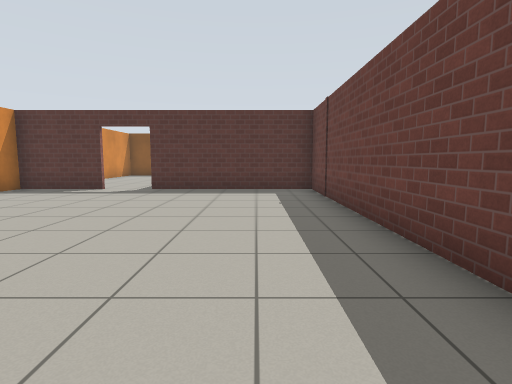
[1] (above)

19 first-person views from a walk through a robot-simulator world made for Gazebo. The camera is 0.94 m above the floor, tilts 6° down and sees 80° across. The floor is counted in squares, 1 m on a side. Each view is taken from the middle of a square. On the plan, view 1 faces up. The plan holds only what a view shows up to about 11 squares ahead; the rest is blank. Simple patterns stand in for the simulator's built-in surfaces.

[2]
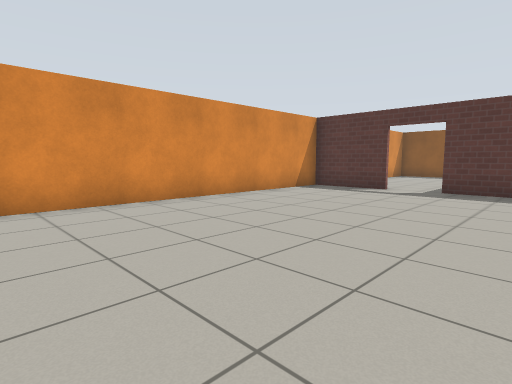

[3]
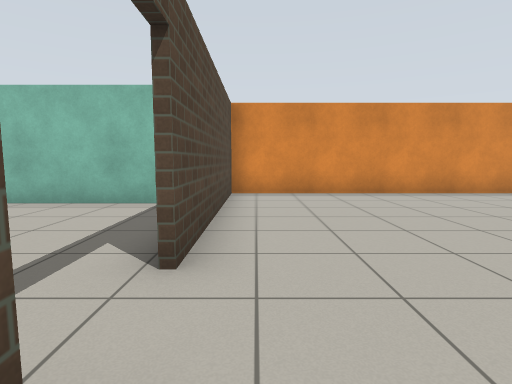

[4]
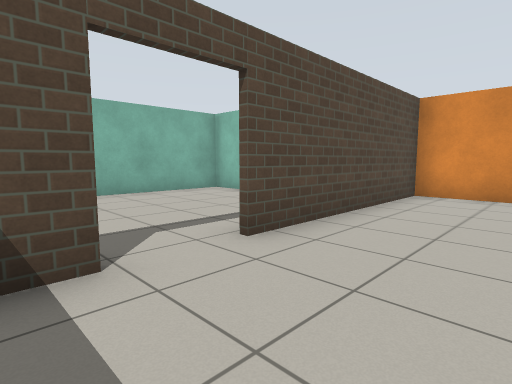

[5]
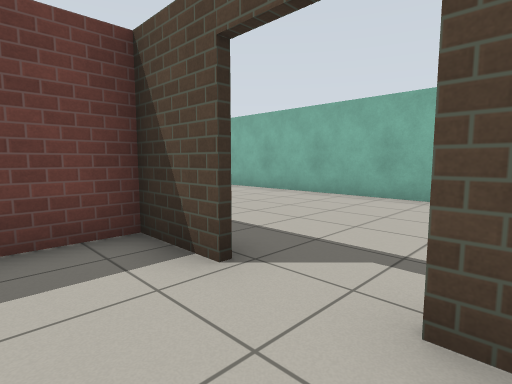

[6]
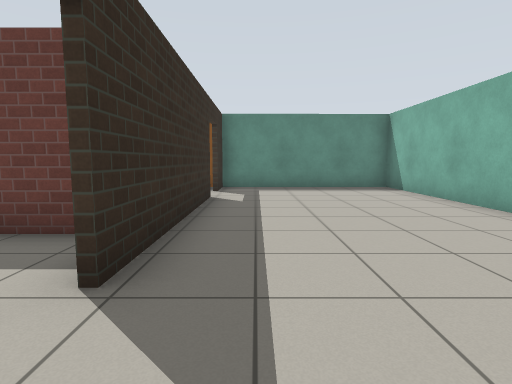

[7]
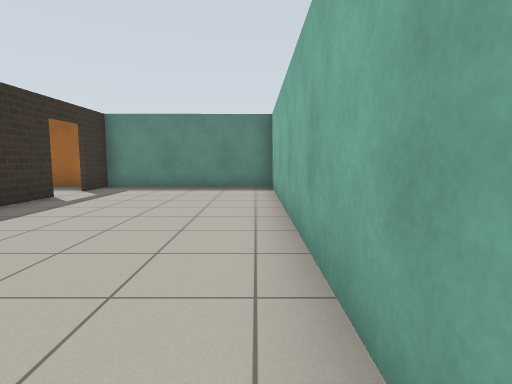

[8]
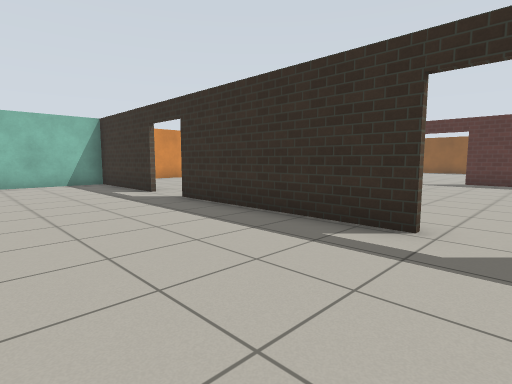

[9]
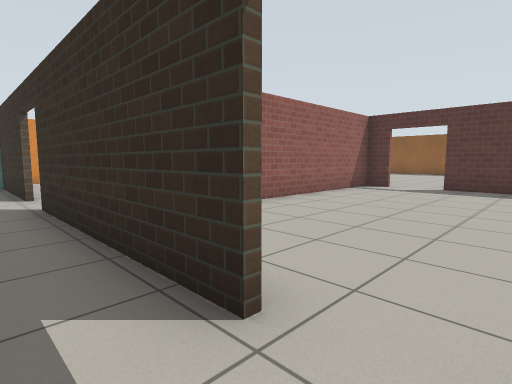

[10]
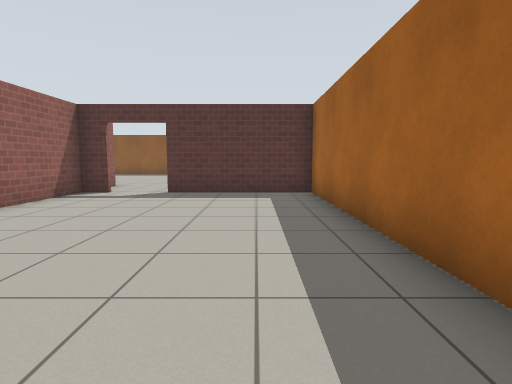

[11]
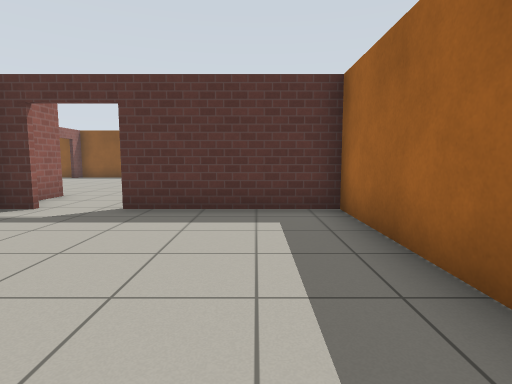

[12]
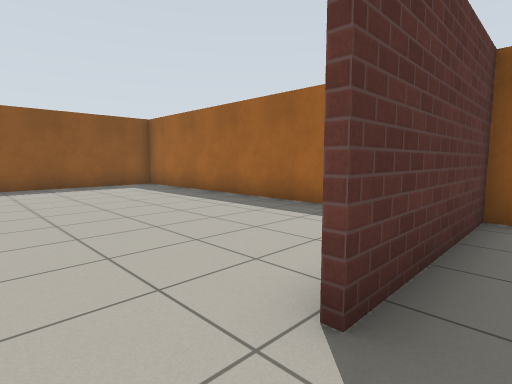

[13]
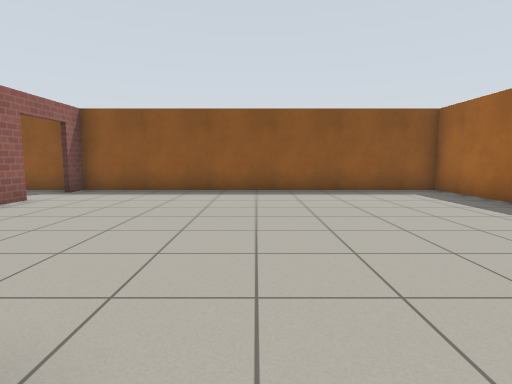

[14]
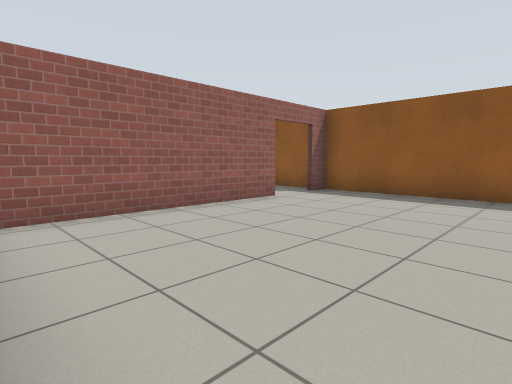

[15]
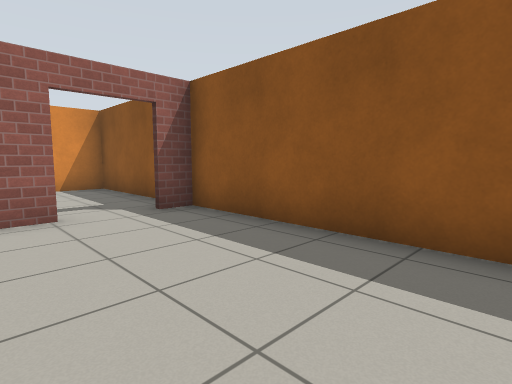

[16]
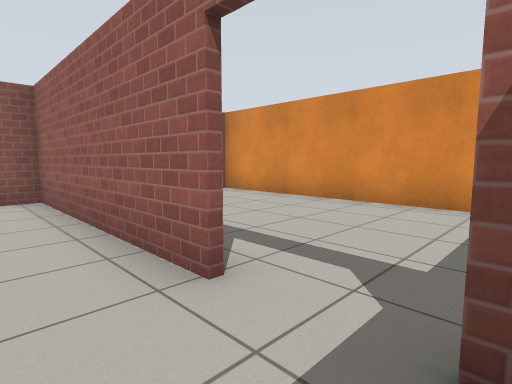

[17]
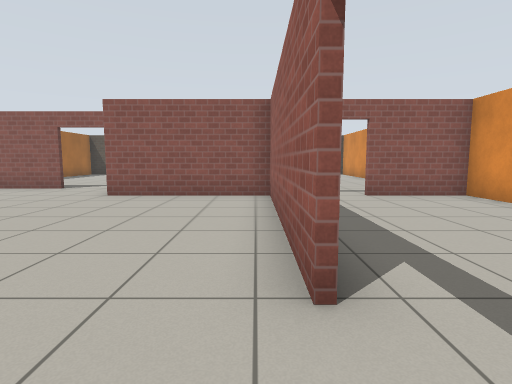

[18]
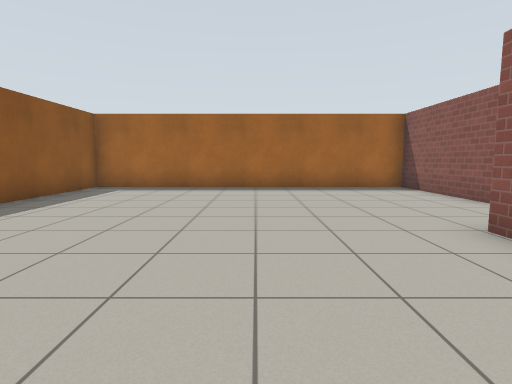

[19]
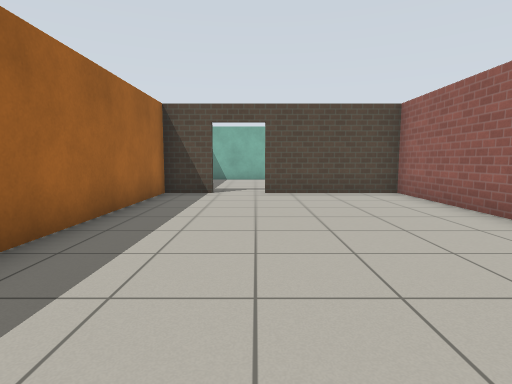

### Floor plan
Ten units are one square. View 1 is at (0, 0); x grows to the right and y downward. Boxes are objects, and circles mark ways between rooms. Rooms are numbered by the first view taken in them; rooms with no view inside come last. Other rooms are left out.
<svg viewBox="-81 -190 172 271">
<path fill="none" stroke="#000" d="M18 -20 18 -98 -34 -98M-49 -98 -76 -98M1 17 20 17M18 18 18 -2M-76 -100 -76 17 -15 17M-15 18 -56 18 -56 76 86 76 86 19M57 18 1 18M86 18 71 18M71 17 86 17M29 -78 18 -78M20 -79 20 17 57 17M86 -78 44 -78M86 19 86 -81M-24 -161 -24 -99 20 -99 20 -79M44 -79 86 -79M86 -81 86 -185 -24 -185 -24 -178M-29 -185 -76 -185 -76 -100M-76 -99 -49 -99"/>
<circle cx="-5" cy="20" r="3" fill="#2a7"/>
<circle cx="-45" cy="-100" r="3" fill="#2a7"/>
<circle cx="65" cy="20" r="3" fill="#2a7"/>
<circle cx="35" cy="-80" r="3" fill="#2a7"/>
<circle cx="-25" cy="-165" r="3" fill="#2a7"/>
<text x="-30" y="-40">1</text>
<text x="10" y="50">2</text>
<text x="50" y="-30">3</text>
<text x="30" y="-140">4</text>
<text x="-60" y="-150">5</text>
</svg>
Room 1 opens to room 2. Room 1 opens to room 5. Room 2 opens to room 3. Room 3 opens to room 4. Room 4 opens to room 5.

Where each view was taken, in squares from view 1:
view 1: 0 up, 0 right, facing up
view 2: 0 up, 1 left, facing up-left
view 3: 1 down, 1 right, facing left
view 4: 1 up, 1 right, facing down-left
view 5: 0 up, 2 left, facing down-right
view 6: 3 down, 2 left, facing right
view 7: 7 down, 2 left, facing right
view 8: 6 down, 7 right, facing up-left
view 9: 3 down, 7 right, facing up-left
view 10: 1 down, 7 right, facing up
view 11: 2 up, 7 right, facing up
view 12: 7 up, 3 right, facing up-right
view 13: 9 up, 3 right, facing up
view 14: 10 up, 3 right, facing up-left
view 15: 15 up, 3 right, facing up-left
view 16: 18 up, 1 left, facing down-left
view 17: 18 up, 2 left, facing down
view 18: 13 up, 2 left, facing right
view 19: 7 up, 6 right, facing down
